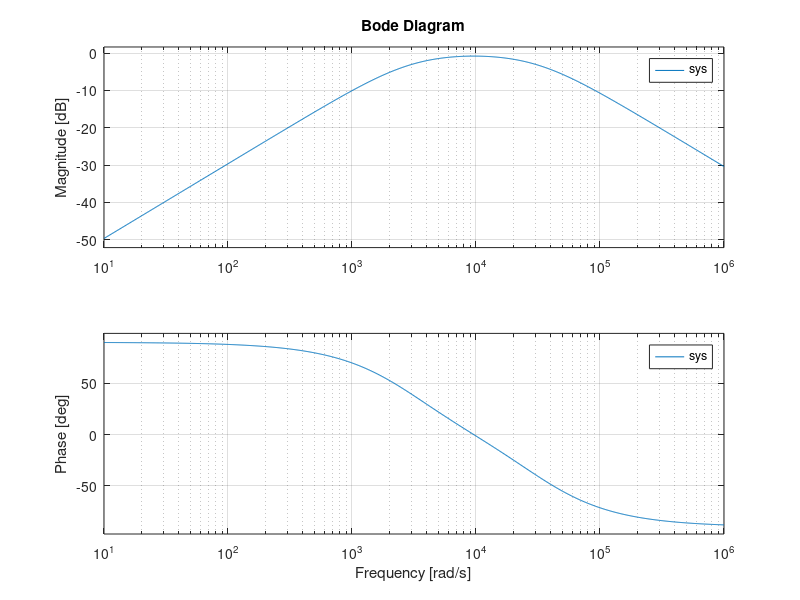

The MATLAB source for this figure: (Note: this script raises an error after producing the figure.)
clc; clear; close all;

% ==== CAMBIA AQUÍ ====
R1 = 3300;      % pasa-altas
C1 = 100e-9;

R2 = 3300;      % pasa-bajas
C2 = 10e-9;
% =====================

% Pasa-altas
num1 = [R1*C1 0];
den1 = [R1*C1 1];
H1 = tf(num1, den1);

% Pasa-bajas
num2 = [1];
den2 = [R2*C2 1];
H2 = tf(num2, den2);

% Cascada = pasa-banda
sys = series(H1, H2);

% Frecuencias
w = logspace(1, 6, 1000);

figure;
bode(sys, w)
grid on

% Frecuencias de corte
fc1 = 1/(2*pi*R1*C1);
fc2 = 1/(2*pi*R2*C2);

hold on
xline(fc1, '--r', 'f1')
xline(fc2, '--g', 'f2')

title(['Pasa-Banda | f1=' num2str(fc1) ' Hz, f2=' num2str(fc2) ' Hz'])
